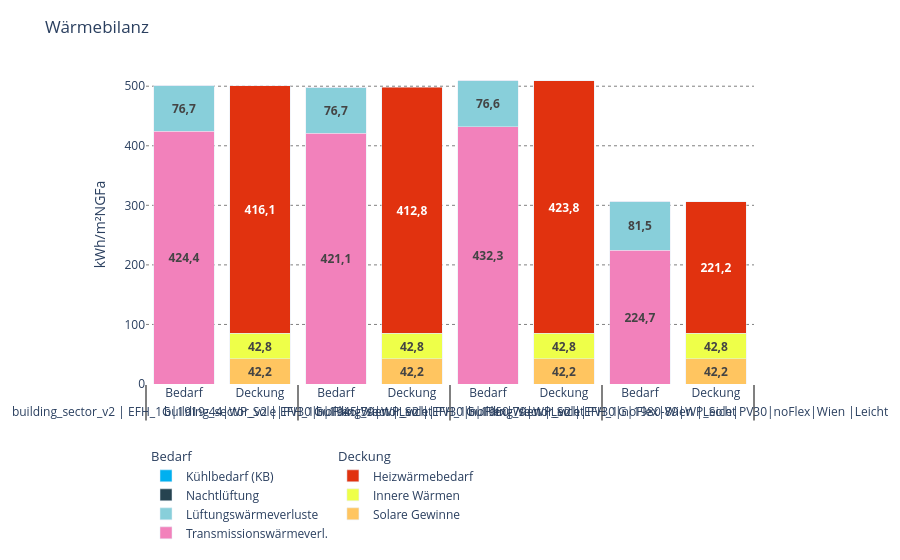
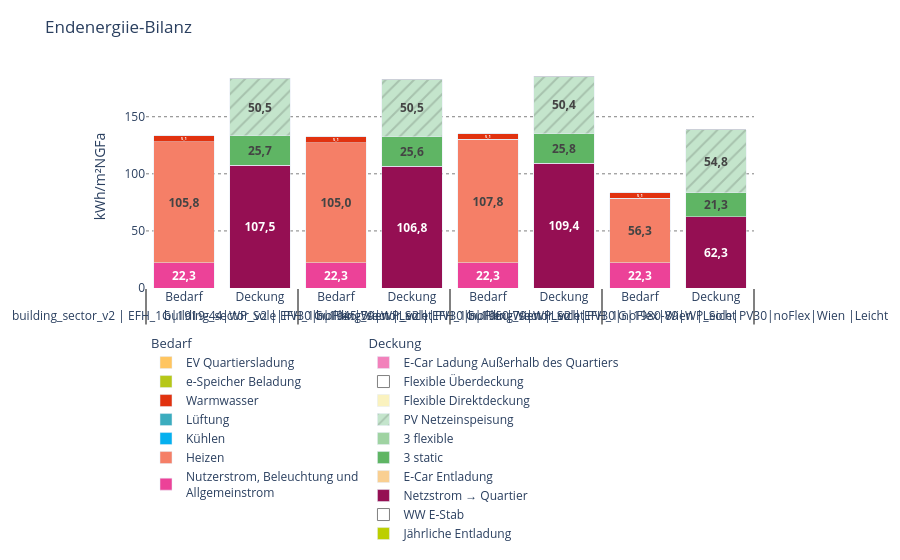
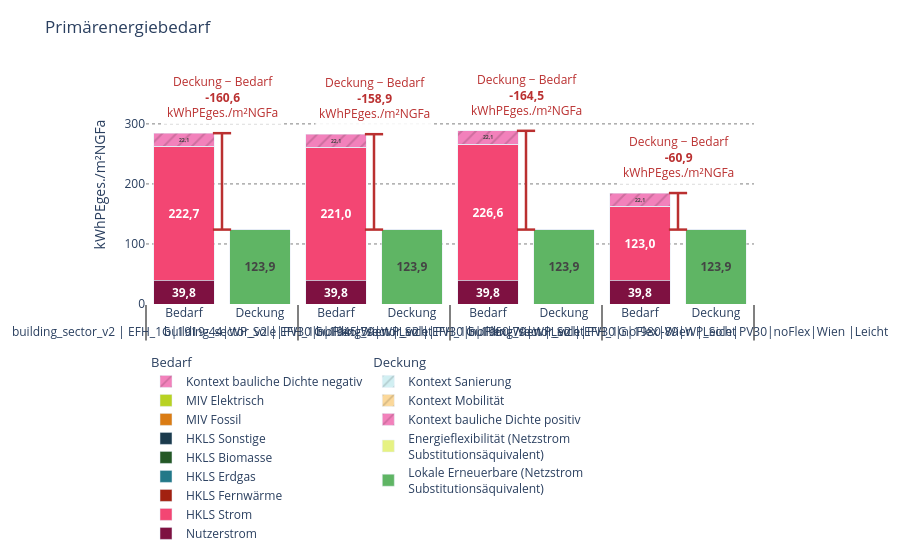

These figures' notebook cell, in order:
### Code cell
for name in ("heat_balance", "final_energy_balance", "primary_energy_balance", "gwp_ee"):
    report = reporting.materialize(detail, name, language=LANGUAGE)
    columns = list(dict.fromkeys(series["var_name"] for series in report["series"]))
    values = report["frame"][columns]
    missing = values.columns[values.isna().any()].tolist()
    if missing:
        print(f"{report['title']}: fehlende Werte in {', '.join(missing)}")
        continue
    display(render(report))

### Figure 1 — Plotly figure (JSON) as saved in the notebook; plotly's stock layout.template omitted (floating-point values rounded to 4 significant figures)
{"data": [{"hovertemplate": "<b>Transmissionswärmeverl.</b><br>Wert: %{y:.1f}<extra></extra>", "insidetextanchor": "middle", "legendgroup": "Bedarf", "legendgrouptitle": {"text": "Bedarf"}, "marker": {"color": "#F281BB"}, "meta": {"role": "Bedarf", "var_name": "QT"}, "name": "Transmissionswärmeverl.", "text": ["424.4367479341915", "421.1228894791656", "432.270854765136", "224.6951438532878"], "textposition": "inside", "texttemplate": "<b>%{y:.1f}</b>", "type": "bar", "x": [["building_sector_v2 | EFH_1G|1919-44|WP_Sole|PV30|noFlex|Wien |Leicht", "building_sector_v2 | EFH_1G|1945-59|WP_Sole|PV30|noFlex|Wien |Leicht", "building_sector_v2 | EFH_1G|1960-79|WP_Sole|PV30|noFlex|Wien |Leicht", "building_sector_v2 | EFH_1G|1980-89|WP_Sole|PV30|noFlex|Wien |Leicht"], ["Bedarf", "Bedarf", "Bedarf", "Bedarf"]], "y": [424.4, 421.1, 432.3, 224.7]}, {"hovertemplate": "<b>Lüftungswärmeverluste</b><br>Wert: %{y:.1f}<extra></extra>", "insidetextanchor": "middle", "legendgroup": "Bedarf", "legendgrouptitle": {"text": "Bedarf"}, "marker": {"color": "#88CFDA"}, "meta": {"role": "Bedarf", "var_name": "QV"}, "name": "Lüftungswärmeverluste", "text": ["76.68867091174997", "76.7445307598349", "76.55493035229006", "81.51471382679696"], "textposition": "inside", "texttemplate": "<b>%{y:.1f}</b>", "type": "bar", "x": [["building_sector_v2 | EFH_1G|1919-44|WP_Sole|PV30|noFlex|Wien |Leicht", "building_sector_v2 | EFH_1G|1945-59|WP_Sole|PV30|noFlex|Wien |Leicht", "building_sector_v2 | EFH_1G|1960-79|WP_Sole|PV30|noFlex|Wien |Leicht", "building_sector_v2 | EFH_1G|1980-89|WP_Sole|PV30|noFlex|Wien |Leicht"], ["Bedarf", "Bedarf", "Bedarf", "Bedarf"]], "y": [76.69, 76.74, 76.55, 81.51]}, {"hovertemplate": "<b>Nachtlüftung</b><br>Wert: %{y:.1f}<extra></extra>", "insidetextanchor": "middle", "legendgroup": "Bedarf", "legendgrouptitle": {"text": "Bedarf"}, "marker": {"color": "#264350"}, "meta": {"role": "Bedarf", "var_name": "QVn"}, "name": "Nachtlüftung", "text": ["0", "0", "0", "0"], "textposition": "inside", "texttemplate": "<b>%{y:.1f}</b>", "type": "bar", "x": [["building_sector_v2 | EFH_1G|1919-44|WP_Sole|PV30|noFlex|Wien |Leicht", "building_sector_v2 | EFH_1G|1945-59|WP_Sole|PV30|noFlex|Wien |Leicht", "building_sector_v2 | EFH_1G|1960-79|WP_Sole|PV30|noFlex|Wien |Leicht", "building_sector_v2 | EFH_1G|1980-89|WP_Sole|PV30|noFlex|Wien |Leicht"], ["Bedarf", "Bedarf", "Bedarf", "Bedarf"]], "y": [0, 0, 0, 0]}, {"hovertemplate": "<b>Kühlbedarf (KB)</b><br>Wert: %{y:.1f}<extra></extra>", "insidetextanchor": "middle", "legendgroup": "Bedarf", "legendgrouptitle": {"text": "Bedarf"}, "marker": {"color": "#00B0F0"}, "meta": {"role": "Bedarf", "var_name": "QC"}, "name": "Kühlbedarf (KB)", "text": ["0.0", "0.0", "0.0", "0.0"], "textposition": "inside", "texttemplate": "<b>%{y:.1f}</b>", "type": "bar", "x": [["building_sector_v2 | EFH_1G|1919-44|WP_Sole|PV30|noFlex|Wien |Leicht", "building_sector_v2 | EFH_1G|1945-59|WP_Sole|PV30|noFlex|Wien |Leicht", "building_sector_v2 | EFH_1G|1960-79|WP_Sole|PV30|noFlex|Wien |Leicht", "building_sector_v2 | EFH_1G|1980-89|WP_Sole|PV30|noFlex|Wien |Leicht"], ["Bedarf", "Bedarf", "Bedarf", "Bedarf"]], "y": [0.0, 0.0, 0.0, 0.0]}, {"hovertemplate": "<b>Solare Gewinne</b><br>Wert: %{y:.1f}<extra></extra>", "insidetextanchor": "middle", "legendgroup": "Deckung", "legendgrouptitle": {"text": "Deckung"}, "marker": {"color": "#FFC560"}, "meta": {"role": "Deckung", "var_name": "QS"}, "name": "Solare Gewinne", "text": ["42.18713728132047", "42.18713728132047", "42.18713728132047", "42.18713728132047"], "textposition": "inside", "texttemplate": "<b>%{y:.1f}</b>", "type": "bar", "x": [["building_sector_v2 | EFH_1G|1919-44|WP_Sole|PV30|noFlex|Wien |Leicht", "building_sector_v2 | EFH_1G|1945-59|WP_Sole|PV30|noFlex|Wien |Leicht", "building_sector_v2 | EFH_1G|1960-79|WP_Sole|PV30|noFlex|Wien |Leicht", "building_sector_v2 | EFH_1G|1980-89|WP_Sole|PV30|noFlex|Wien |Leicht"], ["Deckung", "Deckung", "Deckung", "Deckung"]], "y": [42.19, 42.19, 42.19, 42.19]}, {"hovertemplate": "<b>Innere Wärmen</b><br>Wert: %{y:.1f}<extra></extra>", "insidetextanchor": "middle", "legendgroup": "Deckung", "legendgrouptitle": {"text": "Deckung"}, "marker": {"color": "#EEFF49"}, "meta": {"role": "Deckung", "var_name": "QI"}, "name": "Innere Wärmen", "text": ["42.83914161138317", "42.83914161138317", "42.83914161138317", "42.83914161138317"], "textposition": "inside", "texttemplate": "<b>%{y:.1f}</b>", "type": "bar", "x": [["building_sector_v2 | EFH_1G|1919-44|WP_Sole|PV30|noFlex|Wien |Leicht", "building_sector_v2 | EFH_1G|1945-59|WP_Sole|PV30|noFlex|Wien |Leicht", "building_sector_v2 | EFH_1G|1960-79|WP_Sole|PV30|noFlex|Wien |Leicht", "building_sector_v2 | EFH_1G|1980-89|WP_Sole|PV30|noFlex|Wien |Leicht"], ["Deckung", "Deckung", "Deckung", "Deckung"]], "y": [42.84, 42.84, 42.84, 42.84]}, {"hovertemplate": "<b>Heizwärmebedarf</b><br>Wert: %{y:.1f}<extra></extra>", "insidetextanchor": "middle", "legendgroup": "Deckung", "legendgrouptitle": {"text": "Deckung"}, "marker": {"color": "#E1320F"}, "meta": {"role": "Deckung", "var_name": "QH"}, "name": "Heizwärmebedarf", "text": ["416.0991399532386", "412.8411413462997", "423.7995062247239", "221.18357878738"], "textposition": "inside", "texttemplate": "<b>%{y:.1f}</b>", "type": "bar", "x": [["building_sector_v2 | EFH_1G|1919-44|WP_Sole|PV30|noFlex|Wien |Leicht", "building_sector_v2 | EFH_1G|1945-59|WP_Sole|PV30|noFlex|Wien |Leicht", "building_sector_v2 | EFH_1G|1960-79|WP_Sole|PV30|noFlex|Wien |Leicht", "building_sector_v2 | EFH_1G|1980-89|WP_Sole|PV30|noFlex|Wien |Leicht"], ["Deckung", "Deckung", "Deckung", "Deckung"]], "y": [416.1, 412.8, 423.8, 221.2]}], "layout": {"autosize": true, "barmode": "stack", "legend": {"orientation": "h", "x": 0, "xanchor": "left", "y": -0.18, "yanchor": "top"}, "margin": {"autoexpand": true, "b": 100, "l": 55, "r": 20, "t": 65}, "paper_bgcolor": "rgba(0,0,0,0)", "plot_bgcolor": "rgba(0,0,0,0)", "separators": ",.", "title": {"text": "Wärmebilanz"}, "xaxis": {"dividercolor": "gray", "dividerwidth": 2, "showgrid": false, "tickangle": 0}, "yaxis": {"gridcolor": "gray", "griddash": "dot", "title": {"text": "kWh/m²NGFa"}}}}

### Figure 2 — Plotly figure (JSON) as saved in the notebook; plotly's stock layout.template omitted (floating-point values rounded to 4 significant figures)
{"data": [{"hovertemplate": "<b>Nutzerstrom, Beleuchtung und Allgemeinstrom</b><br>Wert: %{y:.1f}<extra></extra>", "insidetextanchor": "middle", "legendgroup": "Bedarf", "legendgrouptitle": {"text": "Bedarf"}, "marker": {"color": "#EC4298"}, "meta": {"role": "Bedarf", "var_name": "EUI_plugAuxLight"}, "name": "Nutzerstrom, Beleuchtung und<br>Allgemeinstrom", "text": ["22.28060311534298", "22.28060311534298", "22.28060311534298", "22.28060311534298"], "textposition": "inside", "texttemplate": "<b>%{y:.1f}</b>", "type": "bar", "x": [["building_sector_v2 | EFH_1G|1919-44|WP_Sole|PV30|noFlex|Wien |Leicht", "building_sector_v2 | EFH_1G|1945-59|WP_Sole|PV30|noFlex|Wien |Leicht", "building_sector_v2 | EFH_1G|1960-79|WP_Sole|PV30|noFlex|Wien |Leicht", "building_sector_v2 | EFH_1G|1980-89|WP_Sole|PV30|noFlex|Wien |Leicht"], ["Bedarf", "Bedarf", "Bedarf", "Bedarf"]], "y": [22.28, 22.28, 22.28, 22.28]}, {"hovertemplate": "<b>Heizen</b><br>Wert: %{y:.1f}<extra></extra>", "insidetextanchor": "middle", "legendgroup": "Bedarf", "legendgrouptitle": {"text": "Bedarf"}, "marker": {"color": "#F57F67"}, "meta": {"role": "Bedarf", "var_name": "EUIh_el"}, "name": "Heizen", "text": ["105.8278812614406", "104.9992636157415", "107.7863410831549", "56.25435687159069"], "textposition": "inside", "texttemplate": "<b>%{y:.1f}</b>", "type": "bar", "x": [["building_sector_v2 | EFH_1G|1919-44|WP_Sole|PV30|noFlex|Wien |Leicht", "building_sector_v2 | EFH_1G|1945-59|WP_Sole|PV30|noFlex|Wien |Leicht", "building_sector_v2 | EFH_1G|1960-79|WP_Sole|PV30|noFlex|Wien |Leicht", "building_sector_v2 | EFH_1G|1980-89|WP_Sole|PV30|noFlex|Wien |Leicht"], ["Bedarf", "Bedarf", "Bedarf", "Bedarf"]], "y": [105.8, 105.0, 107.8, 56.25]}, {"hovertemplate": "<b>Kühlen</b><br>Wert: %{y:.1f}<extra></extra>", "insidetextanchor": "middle", "legendgroup": "Bedarf", "legendgrouptitle": {"text": "Bedarf"}, "marker": {"color": "#05b0ef"}, "meta": {"role": "Bedarf", "var_name": "EUIc_el"}, "name": "Kühlen", "text": ["0.0", "0.0", "0.0", "0.0"], "textposition": "inside", "texttemplate": "<b>%{y:.1f}</b>", "type": "bar", "x": [["building_sector_v2 | EFH_1G|1919-44|WP_Sole|PV30|noFlex|Wien |Leicht", "building_sector_v2 | EFH_1G|1945-59|WP_Sole|PV30|noFlex|Wien |Leicht", "building_sector_v2 | EFH_1G|1960-79|WP_Sole|PV30|noFlex|Wien |Leicht", "building_sector_v2 | EFH_1G|1980-89|WP_Sole|PV30|noFlex|Wien |Leicht"], ["Bedarf", "Bedarf", "Bedarf", "Bedarf"]], "y": [0.0, 0.0, 0.0, 0.0]}, {"hovertemplate": "<b>Lüftung</b><br>Wert: %{y:.1f}<extra></extra>", "insidetextanchor": "middle", "legendgroup": "Bedarf", "legendgrouptitle": {"text": "Bedarf"}, "marker": {"color": "#3BACBE"}, "meta": {"role": "Bedarf", "var_name": "EUIv_el"}, "name": "Lüftung", "text": ["0.0", "0.0", "0.0", "0.0"], "textposition": "inside", "texttemplate": "<b>%{y:.1f}</b>", "type": "bar", "x": [["building_sector_v2 | EFH_1G|1919-44|WP_Sole|PV30|noFlex|Wien |Leicht", "building_sector_v2 | EFH_1G|1945-59|WP_Sole|PV30|noFlex|Wien |Leicht", "building_sector_v2 | EFH_1G|1960-79|WP_Sole|PV30|noFlex|Wien |Leicht", "building_sector_v2 | EFH_1G|1980-89|WP_Sole|PV30|noFlex|Wien |Leicht"], ["Bedarf", "Bedarf", "Bedarf", "Bedarf"]], "y": [0.0, 0.0, 0.0, 0.0]}, {"hovertemplate": "<b>Warmwasser</b><br>Wert: %{y:.1f}<extra></extra>", "insidetextanchor": "middle", "legendgroup": "Bedarf", "legendgrouptitle": {"text": "Bedarf"}, "marker": {"color": "#E1320F"}, "meta": {"role": "Bedarf", "var_name": "EUIdhw_el"}, "name": "Warmwasser", "text": ["5.101559600629602", "5.101559600629603", "5.101559600629601", "5.101559600629614"], "textposition": "inside", "texttemplate": "<b>%{y:.1f}</b>", "type": "bar", "x": [["building_sector_v2 | EFH_1G|1919-44|WP_Sole|PV30|noFlex|Wien |Leicht", "building_sector_v2 | EFH_1G|1945-59|WP_Sole|PV30|noFlex|Wien |Leicht", "building_sector_v2 | EFH_1G|1960-79|WP_Sole|PV30|noFlex|Wien |Leicht", "building_sector_v2 | EFH_1G|1980-89|WP_Sole|PV30|noFlex|Wien |Leicht"], ["Bedarf", "Bedarf", "Bedarf", "Bedarf"]], "y": [5.102, 5.102, 5.102, 5.102]}, {"hovertemplate": "<b>e-Speicher Beladung</b><br>Wert: %{y:.1f}<extra></extra>", "insidetextanchor": "middle", "legendgroup": "Bedarf", "legendgrouptitle": {"text": "Bedarf"}, "marker": {"color": "#b6c718"}, "meta": {"role": "Bedarf", "var_name": "Batt_total_charge_input"}, "name": "e-Speicher Beladung", "text": ["0", "0", "0", "0"], "textposition": "inside", "texttemplate": "<b>%{y:.1f}</b>", "type": "bar", "x": [["building_sector_v2 | EFH_1G|1919-44|WP_Sole|PV30|noFlex|Wien |Leicht", "building_sector_v2 | EFH_1G|1945-59|WP_Sole|PV30|noFlex|Wien |Leicht", "building_sector_v2 | EFH_1G|1960-79|WP_Sole|PV30|noFlex|Wien |Leicht", "building_sector_v2 | EFH_1G|1980-89|WP_Sole|PV30|noFlex|Wien |Leicht"], ["Bedarf", "Bedarf", "Bedarf", "Bedarf"]], "y": [0, 0, 0, 0]}, {"hovertemplate": "<b>EV Quartiersladung</b><br>Wert: %{y:.1f}<extra></extra>", "insidetextanchor": "middle", "legendgroup": "Bedarf", "legendgrouptitle": {"text": "Bedarf"}, "marker": {"color": "#FFC560"}, "meta": {"role": "Bedarf", "var_name": "EUIev_el"}, "name": "EV Quartiersladung", "text": ["0", "0", "0", "0"], "textposition": "inside", "texttemplate": "<b>%{y:.1f}</b>", "type": "bar", "x": [["building_sector_v2 | EFH_1G|1919-44|WP_Sole|PV30|noFlex|Wien |Leicht", "building_sector_v2 | EFH_1G|1945-59|WP_Sole|PV30|noFlex|Wien |Leicht", "building_sector_v2 | EFH_1G|1960-79|WP_Sole|PV30|noFlex|Wien |Leicht", "building_sector_v2 | EFH_1G|1980-89|WP_Sole|PV30|noFlex|Wien |Leicht"], ["Bedarf", "Bedarf", "Bedarf", "Bedarf"]], "y": [0, 0, 0, 0]}, {"hovertemplate": "<b>Jährliche Entladung</b><br>Wert: %{y:.1f}<extra></extra>", "insidetextanchor": "middle", "legendgroup": "Deckung", "legendgrouptitle": {"text": "Deckung"}, "marker": {"color": "#BCCF00"}, "meta": {"role": "Deckung", "var_name": "Batt_total_discharge"}, "name": "Jährliche Entladung", "text": ["0", "0", "0", "0"], "textposition": "inside", "texttemplate": "<b>%{y:.1f}</b>", "type": "bar", "x": [["building_sector_v2 | EFH_1G|1919-44|WP_Sole|PV30|noFlex|Wien |Leicht", "building_sector_v2 | EFH_1G|1945-59|WP_Sole|PV30|noFlex|Wien |Leicht", "building_sector_v2 | EFH_1G|1960-79|WP_Sole|PV30|noFlex|Wien |Leicht", "building_sector_v2 | EFH_1G|1980-89|WP_Sole|PV30|noFlex|Wien |Leicht"], ["Deckung", "Deckung", "Deckung", "Deckung"]], "y": [0, 0, 0, 0]}, {"hovertemplate": "<b>WW E-Stab</b><br>Wert: %{y:.1f}<extra></extra>", "insidetextanchor": "middle", "legendgroup": "Deckung", "legendgrouptitle": {"text": "Deckung"}, "marker": {"color": "#ffffff", "line": {"color": "gray", "width": 1}}, "meta": {"role": "Deckung", "var_name": "EUIdhwdirect_el"}, "name": "WW E-Stab", "text": ["0", "0", "0", "0"], "textposition": "inside", "texttemplate": "<b>%{y:.1f}</b>", "type": "bar", "x": [["building_sector_v2 | EFH_1G|1919-44|WP_Sole|PV30|noFlex|Wien |Leicht", "building_sector_v2 | EFH_1G|1945-59|WP_Sole|PV30|noFlex|Wien |Leicht", "building_sector_v2 | EFH_1G|1960-79|WP_Sole|PV30|noFlex|Wien |Leicht", "building_sector_v2 | EFH_1G|1980-89|WP_Sole|PV30|noFlex|Wien |Leicht"], ["Deckung", "Deckung", "Deckung", "Deckung"]], "y": [0, 0, 0, 0]}, {"hovertemplate": "<b>Netzstrom → Quartier</b><br>Wert: %{y:.1f}<extra></extra>", "insidetextanchor": "middle", "legendgroup": "Deckung", "legendgrouptitle": {"text": "Deckung"}, "marker": {"color": "#950F53"}, "meta": {"role": "Deckung", "var_name": "Grid_to_min"}, "name": "Netzstrom → Quartier", "text": ["107.5397854762258", "106.7684495058126", "109.3645410418896", "62.32306882663016"], "textposition": "inside", "texttemplate": "<b>%{y:.1f}</b>", "type": "bar", "x": [["building_sector_v2 | EFH_1G|1919-44|WP_Sole|PV30|noFlex|Wien |Leicht", "building_sector_v2 | EFH_1G|1945-59|WP_Sole|PV30|noFlex|Wien |Leicht", "building_sector_v2 | EFH_1G|1960-79|WP_Sole|PV30|noFlex|Wien |Leicht", "building_sector_v2 | EFH_1G|1980-89|WP_Sole|PV30|noFlex|Wien |Leicht"], ["Deckung", "Deckung", "Deckung", "Deckung"]], "y": [107.5, 106.8, 109.4, 62.32]}, {"hovertemplate": "<b>E-Car Entladung</b><br>Wert: %{y:.1f}<extra></extra>", "insidetextanchor": "middle", "legendgroup": "Deckung", "legendgrouptitle": {"text": "Deckung"}, "marker": {"color": "#f9cf91"}, "meta": {"role": "Deckung", "var_name": "Eev_to_district"}, "name": "E-Car Entladung", "text": ["0", "0", "0", "0"], "textposition": "inside", "texttemplate": "<b>%{y:.1f}</b>", "type": "bar", "x": [["building_sector_v2 | EFH_1G|1919-44|WP_Sole|PV30|noFlex|Wien |Leicht", "building_sector_v2 | EFH_1G|1945-59|WP_Sole|PV30|noFlex|Wien |Leicht", "building_sector_v2 | EFH_1G|1960-79|WP_Sole|PV30|noFlex|Wien |Leicht", "building_sector_v2 | EFH_1G|1980-89|WP_Sole|PV30|noFlex|Wien |Leicht"], ["Deckung", "Deckung", "Deckung", "Deckung"]], "y": [0, 0, 0, 0]}, {"hovertemplate": "<b>3 static</b><br>Wert: %{y:.1f}<extra></extra>", "insidetextanchor": "middle", "legendgroup": "Deckung", "legendgrouptitle": {"text": "Deckung"}, "marker": {"color": "#5FB564"}, "meta": {"role": "Deckung", "var_name": "PV_total_direct"}, "name": "3 static", "text": ["25.67025850118745", "25.61297682590151", "25.80396275723788", "21.31345076093312"], "textposition": "inside", "texttemplate": "<b>%{y:.1f}</b>", "type": "bar", "x": [["building_sector_v2 | EFH_1G|1919-44|WP_Sole|PV30|noFlex|Wien |Leicht", "building_sector_v2 | EFH_1G|1945-59|WP_Sole|PV30|noFlex|Wien |Leicht", "building_sector_v2 | EFH_1G|1960-79|WP_Sole|PV30|noFlex|Wien |Leicht", "building_sector_v2 | EFH_1G|1980-89|WP_Sole|PV30|noFlex|Wien |Leicht"], ["Deckung", "Deckung", "Deckung", "Deckung"]], "y": [25.67, 25.61, 25.8, 21.31]}, {"hovertemplate": "<b>3 flexible</b><br>Wert: %{y:.1f}<extra></extra>", "insidetextanchor": "middle", "legendgroup": "Deckung", "legendgrouptitle": {"text": "Deckung"}, "marker": {"color": "#9FD3A2"}, "meta": {"role": "Deckung", "var_name": "PV_total_flex"}, "name": "3 flexible", "text": ["0.0", "0.0", "0.0", "0.0"], "textposition": "inside", "texttemplate": "<b>%{y:.1f}</b>", "type": "bar", "x": [["building_sector_v2 | EFH_1G|1919-44|WP_Sole|PV30|noFlex|Wien |Leicht", "building_sector_v2 | EFH_1G|1945-59|WP_Sole|PV30|noFlex|Wien |Leicht", "building_sector_v2 | EFH_1G|1960-79|WP_Sole|PV30|noFlex|Wien |Leicht", "building_sector_v2 | EFH_1G|1980-89|WP_Sole|PV30|noFlex|Wien |Leicht"], ["Deckung", "Deckung", "Deckung", "Deckung"]], "y": [0.0, 0.0, 0.0, 0.0]}, {"hovertemplate": "<b>PV Netzeinspeisung</b><br>Wert: %{y:.1f}<extra></extra>", "insidetextanchor": "middle", "legendgroup": "Deckung", "legendgrouptitle": {"text": "Deckung"}, "marker": {"color": "#c4e5cc", "pattern": {"bgcolor": "#c4e5cc", "fgcolor": "#89a08e", "shape": "/"}}, "meta": {"role": "Deckung", "var_name": "PV_to_Egrid"}, "name": "PV Netzeinspeisung", "text": ["50.49122899881262", "50.54851067409848", "50.3575247427621", "54.84803673906686"], "textposition": "inside", "texttemplate": "<b>%{y:.1f}</b>", "type": "bar", "x": [["building_sector_v2 | EFH_1G|1919-44|WP_Sole|PV30|noFlex|Wien |Leicht", "building_sector_v2 | EFH_1G|1945-59|WP_Sole|PV30|noFlex|Wien |Leicht", "building_sector_v2 | EFH_1G|1960-79|WP_Sole|PV30|noFlex|Wien |Leicht", "building_sector_v2 | EFH_1G|1980-89|WP_Sole|PV30|noFlex|Wien |Leicht"], ["Deckung", "Deckung", "Deckung", "Deckung"]], "y": [50.49, 50.55, 50.36, 54.85]}, {"hovertemplate": "<b>Flexible Direktdeckung</b><br>Wert: %{y:.1f}<extra></extra>", "insidetextanchor": "middle", "legendgroup": "Deckung", "legendgrouptitle": {"text": "Deckung"}, "marker": {"color": "#faf2bf"}, "meta": {"role": "Deckung", "var_name": "VRGrid_to_min"}, "name": "Flexible Direktdeckung", "text": ["0.0", "0.0", "0.0", "0.0"], "textposition": "inside", "texttemplate": "<b>%{y:.1f}</b>", "type": "bar", "x": [["building_sector_v2 | EFH_1G|1919-44|WP_Sole|PV30|noFlex|Wien |Leicht", "building_sector_v2 | EFH_1G|1945-59|WP_Sole|PV30|noFlex|Wien |Leicht", "building_sector_v2 | EFH_1G|1960-79|WP_Sole|PV30|noFlex|Wien |Leicht", "building_sector_v2 | EFH_1G|1980-89|WP_Sole|PV30|noFlex|Wien |Leicht"], ["Deckung", "Deckung", "Deckung", "Deckung"]], "y": [0.0, 0.0, 0.0, 0.0]}, {"hovertemplate": "<b>Flexible Überdeckung</b><br>Wert: %{y:.1f}<extra></extra>", "insidetextanchor": "middle", "legendgroup": "Deckung", "legendgrouptitle": {"text": "Deckung"}, "marker": {"color": "#ffffff", "line": {"color": "gray", "width": 1}}, "meta": {"role": "Deckung", "var_name": "VRGrid_to_flex"}, "name": "Flexible Überdeckung", "text": ["0.0", "0.0", "0.0", "0.0"], "textposition": "inside", "texttemplate": "<b>%{y:.1f}</b>", "type": "bar", "x": [["building_sector_v2 | EFH_1G|1919-44|WP_Sole|PV30|noFlex|Wien |Leicht", "building_sector_v2 | EFH_1G|1945-59|WP_Sole|PV30|noFlex|Wien |Leicht", "building_sector_v2 | EFH_1G|1960-79|WP_Sole|PV30|noFlex|Wien |Leicht", "building_sector_v2 | EFH_1G|1980-89|WP_Sole|PV30|noFlex|Wien |Leicht"], ["Deckung", "Deckung", "Deckung", "Deckung"]], "y": [0.0, 0.0, 0.0, 0.0]}, {"hovertemplate": "<b>E-Car Ladung Außerhalb des Quartiers</b><br>Wert: %{y:.1f}<extra></extra>", "insidetextanchor": "middle", "legendgroup": "Deckung", "legendgrouptitle": {"text": "Deckung"}, "marker": {"color": "#F281BB"}, "meta": {"role": "Deckung", "var_name": "Eev_ext_charge"}, "name": "E-Car Ladung Außerhalb des Quartiers", "text": ["0", "0", "0", "0"], "textposition": "inside", "texttemplate": "<b>%{y:.1f}</b>", "type": "bar", "x": [["building_sector_v2 | EFH_1G|1919-44|WP_Sole|PV30|noFlex|Wien |Leicht", "building_sector_v2 | EFH_1G|1945-59|WP_Sole|PV30|noFlex|Wien |Leicht", "building_sector_v2 | EFH_1G|1960-79|WP_Sole|PV30|noFlex|Wien |Leicht", "building_sector_v2 | EFH_1G|1980-89|WP_Sole|PV30|noFlex|Wien |Leicht"], ["Deckung", "Deckung", "Deckung", "Deckung"]], "y": [0, 0, 0, 0]}], "layout": {"autosize": true, "barmode": "stack", "legend": {"orientation": "h", "x": 0, "xanchor": "left", "y": -0.18, "yanchor": "top"}, "margin": {"autoexpand": true, "b": 100, "l": 55, "r": 20, "t": 65}, "paper_bgcolor": "rgba(0,0,0,0)", "plot_bgcolor": "rgba(0,0,0,0)", "separators": ",.", "title": {"text": "Endenergiie-Bilanz"}, "xaxis": {"dividercolor": "gray", "dividerwidth": 2, "showgrid": false, "tickangle": 0}, "yaxis": {"gridcolor": "gray", "griddash": "dot", "title": {"text": "kWh/m²NGFa"}}}}

### Figure 3 — Plotly figure (JSON) as saved in the notebook; plotly's stock layout.template omitted (floating-point values rounded to 4 significant figures)
{"data": [{"hovertemplate": "<b>Nutzerstrom</b><br>Wert: %{y:.1f}<extra></extra>", "insidetextanchor": "middle", "legendgroup": "Bedarf", "legendgrouptitle": {"text": "Bedarf"}, "marker": {"color": "#7e1141"}, "meta": {"role": "Bedarf", "var_name": "PEI_el_plugloads"}, "name": "Nutzerstrom", "text": ["39.78556622792885", "39.78556622792885", "39.78556622792885", "39.78556622792885"], "textposition": "inside", "texttemplate": "<b>%{y:.1f}</b>", "type": "bar", "x": [["building_sector_v2 | EFH_1G|1919-44|WP_Sole|PV30|noFlex|Wien |Leicht", "building_sector_v2 | EFH_1G|1945-59|WP_Sole|PV30|noFlex|Wien |Leicht", "building_sector_v2 | EFH_1G|1960-79|WP_Sole|PV30|noFlex|Wien |Leicht", "building_sector_v2 | EFH_1G|1980-89|WP_Sole|PV30|noFlex|Wien |Leicht"], ["Bedarf", "Bedarf", "Bedarf", "Bedarf"]], "y": [39.79, 39.79, 39.79, 39.79]}, {"hovertemplate": "<b>HKLS Strom</b><br>Wert: %{y:.1f}<extra></extra>", "insidetextanchor": "middle", "legendgroup": "Bedarf", "legendgrouptitle": {"text": "Bedarf"}, "marker": {"color": "#f34673"}, "meta": {"role": "Bedarf", "var_name": "PEI_el_hvac"}, "name": "HKLS Strom", "text": ["222.6786996267471", "221.0128296585791", "226.6156906895235", "122.9685273051383"], "textposition": "inside", "texttemplate": "<b>%{y:.1f}</b>", "type": "bar", "x": [["building_sector_v2 | EFH_1G|1919-44|WP_Sole|PV30|noFlex|Wien |Leicht", "building_sector_v2 | EFH_1G|1945-59|WP_Sole|PV30|noFlex|Wien |Leicht", "building_sector_v2 | EFH_1G|1960-79|WP_Sole|PV30|noFlex|Wien |Leicht", "building_sector_v2 | EFH_1G|1980-89|WP_Sole|PV30|noFlex|Wien |Leicht"], ["Bedarf", "Bedarf", "Bedarf", "Bedarf"]], "y": [222.7, 221.0, 226.6, 123.0]}, {"hovertemplate": "<b>HKLS Fernwärme</b><br>Wert: %{y:.1f}<extra></extra>", "insidetextanchor": "middle", "legendgroup": "Bedarf", "legendgrouptitle": {"text": "Bedarf"}, "marker": {"color": "#a22110"}, "meta": {"role": "Bedarf", "var_name": "PEI_district_heating"}, "name": "HKLS Fernwärme", "text": ["0.0", "0.0", "0.0", "0.0"], "textposition": "inside", "texttemplate": "<b>%{y:.1f}</b>", "type": "bar", "x": [["building_sector_v2 | EFH_1G|1919-44|WP_Sole|PV30|noFlex|Wien |Leicht", "building_sector_v2 | EFH_1G|1945-59|WP_Sole|PV30|noFlex|Wien |Leicht", "building_sector_v2 | EFH_1G|1960-79|WP_Sole|PV30|noFlex|Wien |Leicht", "building_sector_v2 | EFH_1G|1980-89|WP_Sole|PV30|noFlex|Wien |Leicht"], ["Bedarf", "Bedarf", "Bedarf", "Bedarf"]], "y": [0.0, 0.0, 0.0, 0.0]}, {"hovertemplate": "<b>HKLS Erdgas</b><br>Wert: %{y:.1f}<extra></extra>", "insidetextanchor": "middle", "legendgroup": "Bedarf", "legendgrouptitle": {"text": "Bedarf"}, "marker": {"color": "#227888"}, "meta": {"role": "Bedarf", "var_name": "PEI_natural_gas"}, "name": "HKLS Erdgas", "text": ["0.0", "0.0", "0.0", "0.0"], "textposition": "inside", "texttemplate": "<b>%{y:.1f}</b>", "type": "bar", "x": [["building_sector_v2 | EFH_1G|1919-44|WP_Sole|PV30|noFlex|Wien |Leicht", "building_sector_v2 | EFH_1G|1945-59|WP_Sole|PV30|noFlex|Wien |Leicht", "building_sector_v2 | EFH_1G|1960-79|WP_Sole|PV30|noFlex|Wien |Leicht", "building_sector_v2 | EFH_1G|1980-89|WP_Sole|PV30|noFlex|Wien |Leicht"], ["Bedarf", "Bedarf", "Bedarf", "Bedarf"]], "y": [0.0, 0.0, 0.0, 0.0]}, {"hovertemplate": "<b>HKLS Biomasse</b><br>Wert: %{y:.1f}<extra></extra>", "insidetextanchor": "middle", "legendgroup": "Bedarf", "legendgrouptitle": {"text": "Bedarf"}, "marker": {"color": "#245826"}, "meta": {"role": "Bedarf", "var_name": "PEI_biomass"}, "name": "HKLS Biomasse", "text": ["0.0", "0.0", "0.0", "0.0"], "textposition": "inside", "texttemplate": "<b>%{y:.1f}</b>", "type": "bar", "x": [["building_sector_v2 | EFH_1G|1919-44|WP_Sole|PV30|noFlex|Wien |Leicht", "building_sector_v2 | EFH_1G|1945-59|WP_Sole|PV30|noFlex|Wien |Leicht", "building_sector_v2 | EFH_1G|1960-79|WP_Sole|PV30|noFlex|Wien |Leicht", "building_sector_v2 | EFH_1G|1980-89|WP_Sole|PV30|noFlex|Wien |Leicht"], ["Bedarf", "Bedarf", "Bedarf", "Bedarf"]], "y": [0.0, 0.0, 0.0, 0.0]}, {"hovertemplate": "<b>HKLS Sonstige</b><br>Wert: %{y:.1f}<extra></extra>", "insidetextanchor": "middle", "legendgroup": "Bedarf", "legendgrouptitle": {"text": "Bedarf"}, "marker": {"color": "#1b3b4d"}, "meta": {"role": "Bedarf", "var_name": "PEI_other"}, "name": "HKLS Sonstige", "text": ["0.0", "0.0", "0.0", "0.0"], "textposition": "inside", "texttemplate": "<b>%{y:.1f}</b>", "type": "bar", "x": [["building_sector_v2 | EFH_1G|1919-44|WP_Sole|PV30|noFlex|Wien |Leicht", "building_sector_v2 | EFH_1G|1945-59|WP_Sole|PV30|noFlex|Wien |Leicht", "building_sector_v2 | EFH_1G|1960-79|WP_Sole|PV30|noFlex|Wien |Leicht", "building_sector_v2 | EFH_1G|1980-89|WP_Sole|PV30|noFlex|Wien |Leicht"], ["Bedarf", "Bedarf", "Bedarf", "Bedarf"]], "y": [0.0, 0.0, 0.0, 0.0]}, {"hovertemplate": "<b>MIV Fossil</b><br>Wert: %{y:.1f}<extra></extra>", "insidetextanchor": "middle", "legendgroup": "Bedarf", "legendgrouptitle": {"text": "Bedarf"}, "marker": {"color": "#da7c14"}, "meta": {"role": "Bedarf", "var_name": "PEI_mob_fossile"}, "name": "MIV Fossil", "text": ["0", "0", "0", "0"], "textposition": "inside", "texttemplate": "<b>%{y:.1f}</b>", "type": "bar", "x": [["building_sector_v2 | EFH_1G|1919-44|WP_Sole|PV30|noFlex|Wien |Leicht", "building_sector_v2 | EFH_1G|1945-59|WP_Sole|PV30|noFlex|Wien |Leicht", "building_sector_v2 | EFH_1G|1960-79|WP_Sole|PV30|noFlex|Wien |Leicht", "building_sector_v2 | EFH_1G|1980-89|WP_Sole|PV30|noFlex|Wien |Leicht"], ["Bedarf", "Bedarf", "Bedarf", "Bedarf"]], "y": [0, 0, 0, 0]}, {"hovertemplate": "<b>MIV Elektrisch</b><br>Wert: %{y:.1f}<extra></extra>", "insidetextanchor": "middle", "legendgroup": "Bedarf", "legendgrouptitle": {"text": "Bedarf"}, "marker": {"color": "#b8d223"}, "meta": {"role": "Bedarf", "var_name": "PEI_mob_el"}, "name": "MIV Elektrisch", "text": ["0", "0", "0", "0"], "textposition": "inside", "texttemplate": "<b>%{y:.1f}</b>", "type": "bar", "x": [["building_sector_v2 | EFH_1G|1919-44|WP_Sole|PV30|noFlex|Wien |Leicht", "building_sector_v2 | EFH_1G|1945-59|WP_Sole|PV30|noFlex|Wien |Leicht", "building_sector_v2 | EFH_1G|1960-79|WP_Sole|PV30|noFlex|Wien |Leicht", "building_sector_v2 | EFH_1G|1980-89|WP_Sole|PV30|noFlex|Wien |Leicht"], ["Bedarf", "Bedarf", "Bedarf", "Bedarf"]], "y": [0, 0, 0, 0]}, {"hovertemplate": "<b>Kontext bauliche Dichte negativ</b><br>Wert: %{y:.1f}<extra></extra>", "insidetextanchor": "middle", "legendgroup": "Bedarf", "legendgrouptitle": {"text": "Bedarf"}, "marker": {"color": "#F281BB", "pattern": {"bgcolor": "#F281BB", "fgcolor": "#a95a82", "shape": "/"}}, "meta": {"role": "Bedarf", "var_name": "PEI_cf_density_neg"}, "name": "Kontext bauliche Dichte negativ", "text": ["22.05489795918366", "22.05489795918366", "22.05489795918366", "22.05489795918366"], "textposition": "inside", "texttemplate": "<b>%{y:.1f}</b>", "type": "bar", "x": [["building_sector_v2 | EFH_1G|1919-44|WP_Sole|PV30|noFlex|Wien |Leicht", "building_sector_v2 | EFH_1G|1945-59|WP_Sole|PV30|noFlex|Wien |Leicht", "building_sector_v2 | EFH_1G|1960-79|WP_Sole|PV30|noFlex|Wien |Leicht", "building_sector_v2 | EFH_1G|1980-89|WP_Sole|PV30|noFlex|Wien |Leicht"], ["Bedarf", "Bedarf", "Bedarf", "Bedarf"]], "y": [22.05, 22.05, 22.05, 22.05]}, {"hovertemplate": "<b>Lokale Erneuerbare (Netzstrom Substitutionsäquivalent)</b><br>Wert: %{y:.1f}<extra></extra>", "insidetextanchor": "middle", "legendgroup": "Deckung", "legendgrouptitle": {"text": "Deckung"}, "marker": {"color": "#5FB564"}, "meta": {"role": "Deckung", "var_name": "PEI_sub_PV"}, "name": "Lokale Erneuerbare (Netzstrom<br>Substitutionsäquivalent)", "text": ["123.9133382999996", "123.9133382999996", "123.9133382999996", "123.9133382999996"], "textposition": "inside", "texttemplate": "<b>%{y:.1f}</b>", "type": "bar", "x": [["building_sector_v2 | EFH_1G|1919-44|WP_Sole|PV30|noFlex|Wien |Leicht", "building_sector_v2 | EFH_1G|1945-59|WP_Sole|PV30|noFlex|Wien |Leicht", "building_sector_v2 | EFH_1G|1960-79|WP_Sole|PV30|noFlex|Wien |Leicht", "building_sector_v2 | EFH_1G|1980-89|WP_Sole|PV30|noFlex|Wien |Leicht"], ["Deckung", "Deckung", "Deckung", "Deckung"]], "y": [123.9, 123.9, 123.9, 123.9]}, {"hovertemplate": "<b>Energieflexibilität (Netzstrom Substitutionsäquivalent)</b><br>Wert: %{y:.1f}<extra></extra>", "insidetextanchor": "middle", "legendgroup": "Deckung", "legendgrouptitle": {"text": "Deckung"}, "marker": {"color": "#e6f283"}, "meta": {"role": "Deckung", "var_name": "PEI_sub_flex"}, "name": "Energieflexibilität (Netzstrom<br>Substitutionsäquivalent)", "text": ["0.0", "0.0", "0.0", "0.0"], "textposition": "inside", "texttemplate": "<b>%{y:.1f}</b>", "type": "bar", "x": [["building_sector_v2 | EFH_1G|1919-44|WP_Sole|PV30|noFlex|Wien |Leicht", "building_sector_v2 | EFH_1G|1945-59|WP_Sole|PV30|noFlex|Wien |Leicht", "building_sector_v2 | EFH_1G|1960-79|WP_Sole|PV30|noFlex|Wien |Leicht", "building_sector_v2 | EFH_1G|1980-89|WP_Sole|PV30|noFlex|Wien |Leicht"], ["Deckung", "Deckung", "Deckung", "Deckung"]], "y": [0.0, 0.0, 0.0, 0.0]}, {"hovertemplate": "<b>Kontext bauliche Dichte positiv</b><br>Wert: %{y:.1f}<extra></extra>", "insidetextanchor": "middle", "legendgroup": "Deckung", "legendgrouptitle": {"text": "Deckung"}, "marker": {"color": "#F281BB", "pattern": {"bgcolor": "#F281BB", "fgcolor": "#a95a82", "shape": "/"}}, "meta": {"role": "Deckung", "var_name": "PEI_cf_density_pos"}, "name": "Kontext bauliche Dichte positiv", "text": ["0.0", "0.0", "0.0", "0.0"], "textposition": "inside", "texttemplate": "<b>%{y:.1f}</b>", "type": "bar", "x": [["building_sector_v2 | EFH_1G|1919-44|WP_Sole|PV30|noFlex|Wien |Leicht", "building_sector_v2 | EFH_1G|1945-59|WP_Sole|PV30|noFlex|Wien |Leicht", "building_sector_v2 | EFH_1G|1960-79|WP_Sole|PV30|noFlex|Wien |Leicht", "building_sector_v2 | EFH_1G|1980-89|WP_Sole|PV30|noFlex|Wien |Leicht"], ["Deckung", "Deckung", "Deckung", "Deckung"]], "y": [0.0, 0.0, 0.0, 0.0]}, {"hovertemplate": "<b>Kontext Mobilität</b><br>Wert: %{y:.1f}<extra></extra>", "insidetextanchor": "middle", "legendgroup": "Deckung", "legendgrouptitle": {"text": "Deckung"}, "marker": {"color": "#fbd89a", "pattern": {"bgcolor": "#fbd89a", "fgcolor": "#af976b", "shape": "/"}}, "meta": {"role": "Deckung", "var_name": "PEI_cf_mobility"}, "name": "Kontext Mobilität", "text": ["0", "0", "0", "0"], "textposition": "inside", "texttemplate": "<b>%{y:.1f}</b>", "type": "bar", "x": [["building_sector_v2 | EFH_1G|1919-44|WP_Sole|PV30|noFlex|Wien |Leicht", "building_sector_v2 | EFH_1G|1945-59|WP_Sole|PV30|noFlex|Wien |Leicht", "building_sector_v2 | EFH_1G|1960-79|WP_Sole|PV30|noFlex|Wien |Leicht", "building_sector_v2 | EFH_1G|1980-89|WP_Sole|PV30|noFlex|Wien |Leicht"], ["Deckung", "Deckung", "Deckung", "Deckung"]], "y": [0, 0, 0, 0]}, {"hovertemplate": "<b>Kontext Sanierung</b><br>Wert: %{y:.1f}<extra></extra>", "insidetextanchor": "middle", "legendgroup": "Deckung", "legendgrouptitle": {"text": "Deckung"}, "marker": {"color": "#d1eff2", "pattern": {"bgcolor": "#d1eff2", "fgcolor": "#92a7a9", "shape": "/"}}, "meta": {"role": "Deckung", "var_name": "PEI_cf_renovation"}, "name": "Kontext Sanierung", "text": ["0", "0", "0", "0"], "textposition": "inside", "texttemplate": "<b>%{y:.1f}</b>", "type": "bar", "x": [["building_sector_v2 | EFH_1G|1919-44|WP_Sole|PV30|noFlex|Wien |Leicht", "building_sector_v2 | EFH_1G|1945-59|WP_Sole|PV30|noFlex|Wien |Leicht", "building_sector_v2 | EFH_1G|1960-79|WP_Sole|PV30|noFlex|Wien |Leicht", "building_sector_v2 | EFH_1G|1980-89|WP_Sole|PV30|noFlex|Wien |Leicht"], ["Deckung", "Deckung", "Deckung", "Deckung"]], "y": [0, 0, 0, 0]}], "layout": {"annotations": [{"bgcolor": "rgba(255,255,255,0.9)", "borderpad": 3, "font": {"color": "#ba3030", "size": 12}, "showarrow": false, "text": "Deckung − Bedarf<br><b>-160,6</b><br>kWhPEges./m²NGFa", "x": 0.5, "xref": "x", "y": 297.5, "yanchor": "bottom", "yref": "y"}, {"bgcolor": "rgba(255,255,255,0.9)", "borderpad": 3, "font": {"color": "#ba3030", "size": 12}, "showarrow": false, "text": "Deckung − Bedarf<br><b>-158,9</b><br>kWhPEges./m²NGFa", "x": 2.5, "xref": "x", "y": 295.8, "yanchor": "bottom", "yref": "y"}, {"bgcolor": "rgba(255,255,255,0.9)", "borderpad": 3, "font": {"color": "#ba3030", "size": 12}, "showarrow": false, "text": "Deckung − Bedarf<br><b>-164,5</b><br>kWhPEges./m²NGFa", "x": 4.5, "xref": "x", "y": 301.4, "yanchor": "bottom", "yref": "y"}, {"bgcolor": "rgba(255,255,255,0.9)", "borderpad": 3, "font": {"color": "#ba3030", "size": 12}, "showarrow": false, "text": "Deckung − Bedarf<br><b>-60,9</b><br>kWhPEges./m²NGFa", "x": 6.5, "xref": "x", "y": 197.8, "yanchor": "bottom", "yref": "y"}], "autosize": true, "barmode": "stack", "legend": {"orientation": "h", "x": 0, "xanchor": "left", "y": -0.18, "yanchor": "top"}, "margin": {"autoexpand": true, "b": 100, "l": 55, "r": 20, "t": 65}, "paper_bgcolor": "rgba(0,0,0,0)", "plot_bgcolor": "rgba(0,0,0,0)", "separators": ",.", "shapes": [{"line": {"color": "#ba3030", "width": 2.5}, "type": "line", "x0": 0.5, "x1": 0.5, "xref": "x", "y0": 284.5, "y1": 123.9, "yref": "y"}, {"line": {"color": "#ba3030", "width": 2.5}, "type": "line", "x0": 0.38, "x1": 0.62, "xref": "x", "y0": 284.5, "y1": 284.5, "yref": "y"}, {"line": {"color": "#ba3030", "width": 2.5}, "type": "line", "x0": 0.38, "x1": 0.62, "xref": "x", "y0": 123.9, "y1": 123.9, "yref": "y"}, {"line": {"color": "#ba3030", "width": 2.5}, "type": "line", "x0": 2.5, "x1": 2.5, "xref": "x", "y0": 282.9, "y1": 123.9, "yref": "y"}, {"line": {"color": "#ba3030", "width": 2.5}, "type": "line", "x0": 2.38, "x1": 2.62, "xref": "x", "y0": 282.9, "y1": 282.9, "yref": "y"}, {"line": {"color": "#ba3030", "width": 2.5}, "type": "line", "x0": 2.38, "x1": 2.62, "xref": "x", "y0": 123.9, "y1": 123.9, "yref": "y"}, {"line": {"color": "#ba3030", "width": 2.5}, "type": "line", "x0": 4.5, "x1": 4.5, "xref": "x", "y0": 288.5, "y1": 123.9, "yref": "y"}, {"line": {"color": "#ba3030", "width": 2.5}, "type": "line", "x0": 4.38, "x1": 4.62, "xref": "x", "y0": 288.5, "y1": 288.5, "yref": "y"}, {"line": {"color": "#ba3030", "width": 2.5}, "type": "line", "x0": 4.38, "x1": 4.62, "xref": "x", "y0": 123.9, "y1": 123.9, "yref": "y"}, {"line": {"color": "#ba3030", "width": 2.5}, "type": "line", "x0": 6.5, "x1": 6.5, "xref": "x", "y0": 184.8, "y1": 123.9, "yref": "y"}, {"line": {"color": "#ba3030", "width": 2.5}, "type": "line", "x0": 6.38, "x1": 6.62, "xref": "x", "y0": 184.8, "y1": 184.8, "yref": "y"}, {"line": {"color": "#ba3030", "width": 2.5}, "type": "line", "x0": 6.38, "x1": 6.62, "xref": "x", "y0": 123.9, "y1": 123.9, "yref": "y"}], "title": {"text": "Primärenergiebedarf"}, "xaxis": {"dividercolor": "gray", "dividerwidth": 2, "showgrid": false, "tickangle": 0}, "yaxis": {"gridcolor": "gray", "griddash": "dot", "range": [0, 398.1], "title": {"text": "kWhPEges./m²NGFa"}}}}
